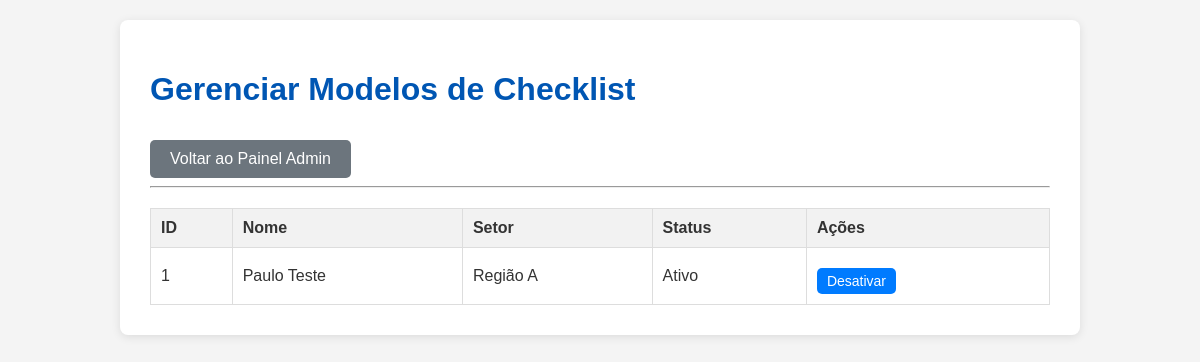
Page /admin/gerenciar_modelos (signed in) on the earlier database version.
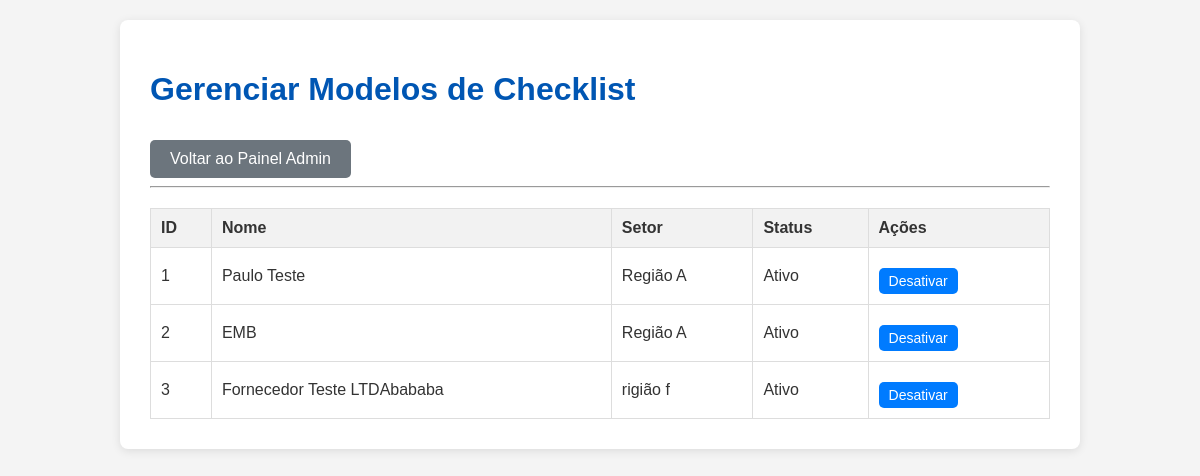
Same page on the later database version.
### models.py (models this page shows, shortened)
class ChecklistTemplate(db.Model):
    id = db.Column(db.Integer, primary_key=True)
    name = db.Column(db.String(200), nullable=False, unique=True)
    description = db.Column(db.Text, nullable=True)
    sector = db.Column(db.String(100), nullable=False)
    is_active = db.Column(db.Boolean, default=True)
    created_at = db.Column(db.DateTime, default=datetime.utcnow)
    updated_at = db.Column(db.DateTime, default=datetime.utcnow, onupdate=datetime.utcnow)
    items = db.relationship('ChecklistItemTemplate', backref='template', lazy=True, order_by='ChecklistItemTemplate.order_index')
    checklists = db.relationship('Checklist', backref='template', lazy=True)

### routes.py (the view)
@app.route('/admin/gerenciar_modelos')
@login_required
def gerenciar_modelos():
    if current_user.role_obj.name != 'Administrador':
        flash('Você não tem permissão para acessar esta página.', 'danger')
        return redirect(url_for('index'))
    modelos = ChecklistTemplate.query.all()
    return render_template('gerenciar_modelos.html', modelos=modelos)

### app.py (called while the page is built)
@login_manager.user_loader
def load_user(user_id):
    return User.query.get(int(user_id))

### templates/gerenciar_modelos.html (shortened to what this page needs)
<!DOCTYPE html>
<html lang="pt-br">
<head>
    <link rel="stylesheet" href="{{ url_for('static', filename='css/style.css') }}">
</head>
<body>
    <div class="container">
        <header>
            <h1>Gerenciar Modelos de Checklist</h1>
            <a href="{{ url_for('admin_panel') }}" class="button secondary">Voltar ao Painel Admin</a>
        </header>
        <hr>
        {% if modelos %}
            <table>
                <thead>
                    <tr>
                        <th>ID</th>
                        <th>Nome</th>
                        <th>Setor</th>
                        <th>Status</th>
                        <th>Ações</th>
                    </tr>
                </thead>
                <tbody>
                    {% for modelo in modelos %}
                        <tr>
                            <td>{{ modelo.id }}</td>
                            <td>{{ modelo.name }}</td>
                            <td>{{ modelo.sector }}</td>
                            <td>{{ "Ativo" if modelo.is_active else "Inativo" }}</td>
                            <td>
                                {% if modelo.is_active %}
                                    <a href="{{ url_for('toggle_modelo', modelo_id=modelo.id) }}" class="button small danger">Desativar</a>
                                {% else %}
                                    <a href="{{ url_for('toggle_modelo', modelo_id=modelo.id) }}" class="button small">Ativar</a>
                                {% endif %}
                                </td>
                        </tr>
                    {% endfor %}
                </tbody>
            </table>
        {% else %}
            <p>Nenhum modelo de checklist encontrado.</p>
        {% endif %}
    </div>
</body>
</html>

Differences in the rows shown:
added ChecklistTemplate: id "2", name "EMB", sector "Região A", is_active "Ativo"
added ChecklistTemplate: id "3", name "Fornecedor Teste LTDAbababa", sector "rigião f", is_active "Ativo"
